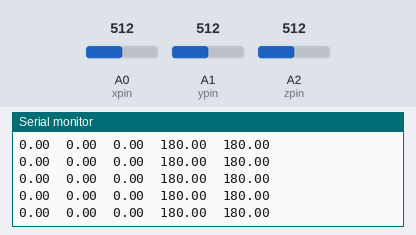
The sketch below on a simulated Arduino Uno, built with avr-gcc and run on an emulated ATmega328P. Parts: the last lines printed to the serial monitor. Inputs (shaded band) come from the test bench; at power-on: A0 (xpin) = 512, A1 (ypin) = 512, A2 (zpin) = 512. The ROS host is connected and sends only what is stated.

Above: at 1.2 s.
1.3 s: A0 (xpin) set to 716
At 1.59 s:
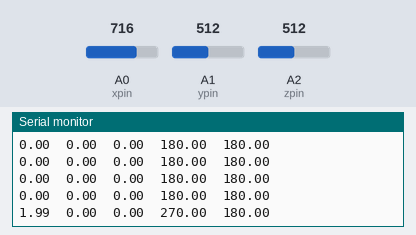
2.8 s: A1 (ypin) set to 716
At 2.82 s:
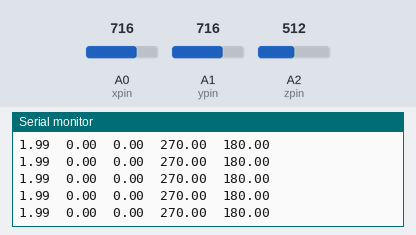
4.3 s: A2 (zpin) set to 716
At 4.46 s:
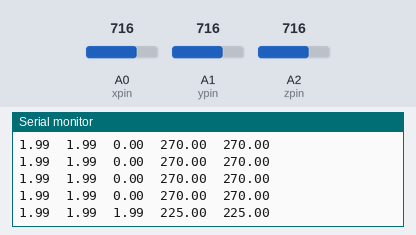
5.8 s: A0 (xpin) set to 900
At 5.89 s:
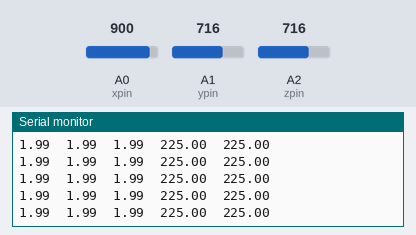
7.3 s: A1 (ypin) set to 900
At 7.32 s:
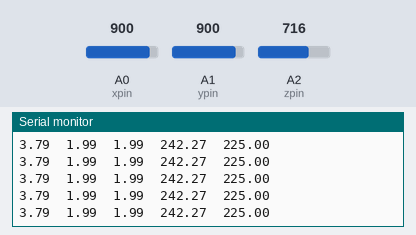
8.8 s: A2 (zpin) set to 900
At 8.96 s:
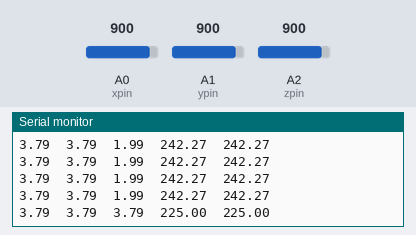
Timing chart, 0 to 11.3 s (numbered marks = the images above; inputs shaded):
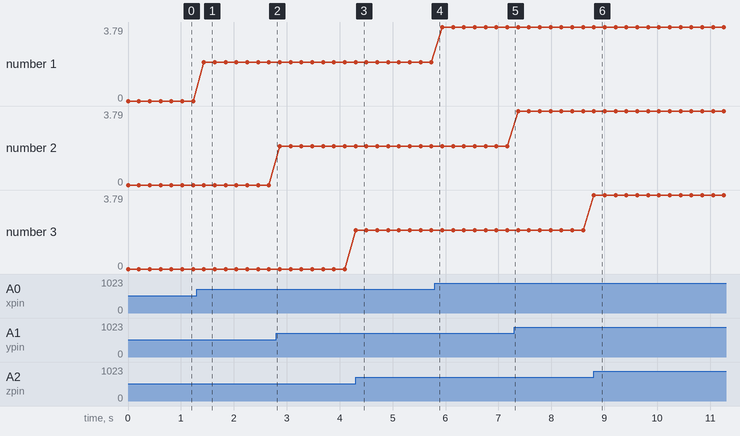

Measured:
- after the input at 1.3 s, the serial monitor: prints a new line after 0.14 s (image 1)
- after the input at 4.3 s, the serial monitor: prints a new line at once (image 3)
- after the input at 8.8 s, the serial monitor: prints a new line at once (image 6)
- plotted number 1: 0 → 1.99 after the input at 1.3 s, 1.99 → 3.79 after the input at 5.8 s

The sketch:

gyro_acce.ino
```cpp
#include <ros.h>
#include <std_msgs/Empty.h>

ros::NodeHandle nh;

#define RAD_TO_DEG  57296 / 1000
// these constants describe the pins. They won't change:
const int xpin = A0;                  // x-axis of the accelerometer
const int ypin = A1;                  // y-axis
const int zpin = A2;                  // z-axis (only on 3-axis models)
//const int

int sampleDelay = 200;   //number of milliseconds between readings

void setup()
{
  nh.initNode();
  //nh.subscribe(sub);

  // initialize the serial communications:
  Serial.begin(9600);

  //Make sure the analog-to-digital converter takes its reference voltage from
  // the AREF pin
  analogReference(EXTERNAL);

  pinMode(xpin, INPUT);
  pinMode(ypin, INPUT);
  pinMode(zpin, INPUT);
}

int arctan2(int y, int x) {                                    // http://www.dspguru.com/comp.dsp/tricks/alg/fxdatan2.htm
   int coeff_1 = 128;                                          // angle in Quids (1024 Quids=360°)
   int coeff_2 = 3*coeff_1;
   float abs_y = abs(y)+1e-10;
   float r, angle;

   if (x >= 0) {
     r = (x - abs_y) / (x + abs_y);
     angle = coeff_1 - coeff_1 * r;
   }  else {
     r = (x + abs_y) / (abs_y - x);
     angle = coeff_2 - coeff_1 * r;
   }
   if (y < 0)      return int(-angle);
   else            return int(angle);
}

void loop()
{
  int x = analogRead(xpin);

  //add a small delay between pin readings.  I read that you should
  //do this but haven't tested the importance
    delay(1);

  int y = analogRead(ypin);

  //add a small delay between pin readings.  I read that you should
  //do this but haven't tested the importance
    delay(1);

  int z = analogRead(zpin);

  //zero_G is the reading we expect from the sensor when it detects
  //no acceleration.  Subtract this value from the sensor reading to
  //get a shifted sensor reading.
  float zero_G = 512.0;

  //scale is the number of units we expect the sensor reading to
  //change when the acceleration along an axis changes by 1G.
  //Divide the shifted sensor reading by scale to get acceleration in Gs.
  float scale = 102.3;

  //acceleration of each axis in g's
  float accX, accY, accZ;
  accX = (x - zero_G) / scale;
  accY = (y - zero_G) / scale;
  accZ = (z - zero_G) / scale;

//The sensors values vs position should read as follow:
//Horizontal  ( 0° =  0 Quid )   ACC_X: 0    ACC_Z: XX   GYR_X: 0
//Left side   (-90° = -256 Quid) ACC_X: XX   ACC_Z: 0    GYR_X: 0
//Right side (+90° = +256 Quid)  ACC_X:-XX   ACC_Z: 0    GYR_X: 0
//Reversed  (180° = +512 Quid)   ACC_X: 0    ACC_Z:-XX   GYR_X: 0


  double accXangle = (atan2(accX, accZ)+PI)*RAD_TO_DEG;
  double accYangle = (atan2(accY, accZ)+PI)*RAD_TO_DEG;


  Serial.print(accX);
  Serial.print("\t");

  Serial.print(accY);
  Serial.print("\t");

  Serial.print(accZ);
  Serial.print("\t");

  Serial.print(accXangle);
  Serial.print("\t");

  Serial.print(accYangle);
  Serial.print("\t");

  Serial.print("\n");

  // delay before next reading:
  delay(sampleDelay);
}
```
